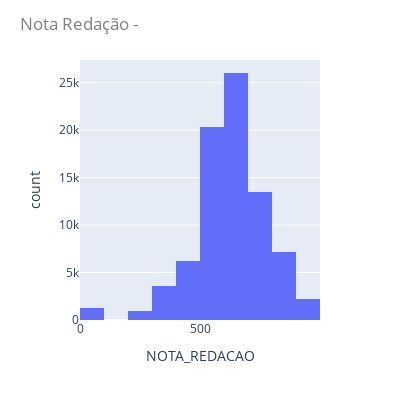

Notebook code cell kept with this figure:
### Code cell
grafico = express.histogram(data, x="NOTA_REDACAO", nbins=15)
grafico.update_layout(width=400, height=400, title_text= "Nota Redação - ", title_font_color = "grey")
grafico.show()

### Figure 1 — Plotly figure (JSON) as saved in the notebook; plotly's stock layout.template omitted (floating-point values rounded to 4 significant figures; data arrays with more than 128 entries replaced by an {"elided": "..."} marker saying what was removed)
{"data": [{"alignmentgroup": "True", "bingroup": "x", "hovertemplate": "NOTA_REDACAO=%{x}<br>count=%{y}<extra></extra>", "legendgroup": "", "marker": {"color": "#636efa", "pattern": {"shape": ""}}, "name": "", "nbinsx": 15, "offsetgroup": "", "orientation": "v", "showlegend": false, "type": "histogram", "x": {"elided": "81231 int values"}, "xaxis": "x", "yaxis": "y"}], "layout": {"barmode": "relative", "height": 400, "legend": {"tracegroupgap": 0}, "margin": {"t": 60}, "title": {"font": {"color": "grey"}, "text": "Nota Redação - "}, "width": 400, "xaxis": {"anchor": "y", "domain": [0, 1], "title": {"text": "NOTA_REDACAO"}}, "yaxis": {"anchor": "x", "domain": [0, 1], "title": {"text": "count"}}}}
